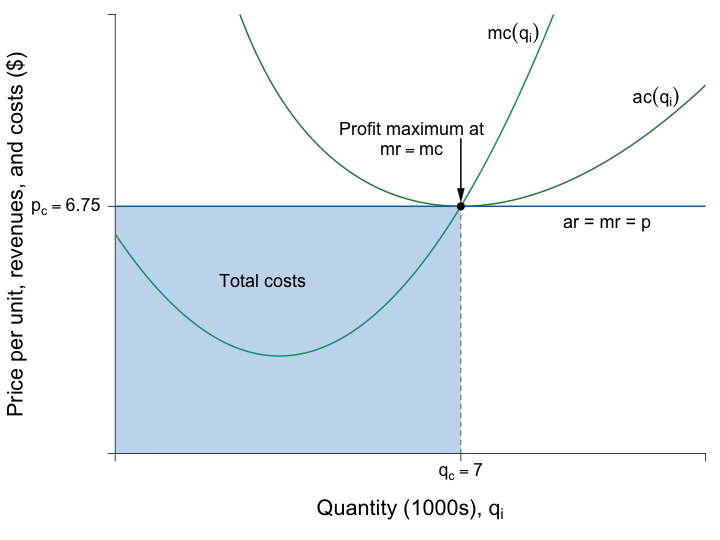

The R source for this figure:
#Graph Designer: Simon Halliday
#Authors: Bowles and Halliday
#Title: Coordination, Conflict and Competition: A Text in Microeconomics

require(shape)
#pdf(file = "firmmarketsupply/perf_comp_costs.pdf", width = 9, height = 7)
png(file = "firmmarketsupply/perf_comp_costs_cube_outlier.png", width = 6*120, height = 4.5*120)

#Set parameters for graphics
pointsize <- 1.8
axislabelsize <- 1.8
labelsize <- 1.5
namesize <- 1.8
annotatesize <- 1.5
graphlinewidth <- 2
segmentlinewidth <- 1.5

COL <- c("#7fc97f", "#beaed4", "#fdc086", "#ffff99", "#386cb0", "#f0027f", "#bf5b17", "#666666")
COLA <- c("#e0f3db", "#99d8c9","#66c2a4","#41ae76", "#238b45", "#005824")
COLB <- c("#c6dbef", "#4eb3d3", "#2b8cbe", "#0868ac","#084081")
grays <- gray.colors(25, start = 1, end = 0)
CBCols <- c("#009E73","#0072B2","#E69F00")

#Edited the margins to cater for the larger LHS labels
par(mar =  c(6, 8, 1, 1))

AvgRevenue <- function(x, rmax = 12, xmax = 12){
  rmax - (rmax/xmax)*x
}

MRevenue <- function(x, rmax = 12, xmax = 12){
  rmax - 2*(rmax/xmax)*x
}

TotCost <- function(x, c0 = 20, c1 = 6, c2 = -1, c3 = 0.1){
  c0 + c1*x + c2*(x^2) + c3*(x^3)
}

AvgCost <- function(x, c0 = 20, c1 = 6, c2 = -1, c3 = 0.1){
  #  TotCost(x) / x
  c0 / x + c1 + c2*x + c3*(x^2)
}

MCost <- function(x, c1 = 6, c2 = -1, c3 = 0.1){
  # deriv(TotCost(x), x)
  c1 + 2*c2*x + 3*c3*(x^2)
}

eq2 <- uniroot(function(x)  MCost(x) - AvgCost(x) , c(.01,40), tol=1e-8)   
eq2[1]

prices <- c(as.numeric(eq2[1]) - 2.5, as.numeric(eq2[1]), as.numeric(eq2[1]) + 2)

eq1 <- uniroot(function(x)  MCost(x) - prices[1]  , c(1,1000), tol=1e-8)   
eq1[1]


eq3 <- uniroot(function(x)  MCost(x) - prices[3]  , c(.01,1000), tol=1e-8)   
eq3[1]

eqmQ <- as.numeric(c(eq1[1], eq2[1], eq3[1]))
eqmQ[2]

xlims <- c(0, 12)
ylims <- c(0, 12)

npts <- 501 
x <- seq(xlims[1], xlims[2], length.out = npts)
y <- seq(ylims[1], ylims[2], length.out = npts) 
a <- c(13, 16.75, 19.25)

plot(0, 0, xlim = xlims, ylim = ylims, type = "n",
     xlab = expression(paste("")),
     ylab = expression(paste("")), 
     xaxt = "n", 
     yaxt = "n", 
     cex.lab = axislabelsize, 
     bty = "n",
     xaxs="i", 
     yaxs="i")

# ticksy <- seq(from = ylims[1], to = ylims[2], by = 1)
# ylabels <- seq(from = ylims[1], to = ylims[2], by = 1)
# ticksx <- seq(from = xlims[1], to = xlims[2], by = 1)
# xlabels <- seq(from = xlims[1], to = xlims[2], by = 1)
ticksy <- c(0, AvgCost(eqmQ[2]), NA, ylims[2])
ylabels <- c(NA, expression(paste(p[c] == 6.75)), NA, NA)
ticksx <- c(0, eqmQ[2], NA, xlims[2])
xlabels <- c(NA, expression(paste(q[c] == 7)), NA, NA)

npts <- 500 
xx1 <- seq(xlims[1], xlims[2], length.out = npts)
xx3 <- seq(2, 6, length.out = npts)

# Draw the polygon for profit
xpoly1 <- c(0, 0, eqmQ[2], eqmQ[2], 0)
ypoly1 <- c(0, min(AvgCost(xx1)), min(AvgCost(xx1)), 0, 0)
polygon(x = xpoly1, y = ypoly1, col=COLB[1],density=NULL, border = NA)

axis(1, at = ticksx, pos = 0, labels = xlabels, cex.axis=labelsize)
axis(2, at = ticksy, pos = 0, labels = ylabels, las = 1,cex.axis=labelsize)

#Label the costs
text(3, 0.7*AvgCost(x = eqmQ[2]), expression("Total costs"), cex = labelsize)

#Draw the polygon for costs

#xpoly2 <- c(0, 4, 4, 0, 0)
#ypoly2 <- c(0, 0, 4, 0, 0)
#polygon(x = xpoly2, y = ypoly2, col=COLB[1], density=NULL, border = NA)

# lines(xx1, bcA(xx1, w = 10, p = 1.5), col = COLB[3], lwd = graphlinewidth)
# lines(xx1, AvgRevenue(xx1, rmax = 12, xmax = 12), col = COLB[5], lwd = graphlinewidth)
# lines(xx1, MRevenue(xx1, rmax = 12, xmax = 12), col = COLB[4], lwd = graphlinewidth)
lines(xx1, AvgCost(xx1), col = COLA[5], lwd = graphlinewidth)
lines(xx1, MCost(xx1), col = CBCols[1], lwd = graphlinewidth)

# Label the axes

# text(0.5*(xlims[2]), -1.8, expression(paste("Output, ", x)), xpd = TRUE, cex = axislabelsize) 
text(0.5*(xlims[2]), -1.5, expression(paste("Quantity (1000s), ", q[i])), xpd = TRUE, cex = axislabelsize) 
#text(0.5*(xlims[2]), -2.5, expression(paste("Output, ", x)), xpd = TRUE, cex = axislabelsize) 
#mtext(expression(paste("Quantity of output, ", x)), side=1, line = 2.5, cex = axislabelsize)
text(-2, 0.5*ylims[2], expression(paste("Price per unit, revenues, and costs ($)")), xpd = TRUE, cex = axislabelsize, srt = 90) 

#Label curves

text(10, AvgCost(eqmQ[2]) - 0.5, expression(paste("ar = mr = p")), cex = labelsize)
text(11, 9.75, expression(paste(ac(q[i]))), cex = labelsize)
text(8.1, 11.5, expression(paste(mc(q[i]))), cex = labelsize)

#Labels cost and profit areas (To be added)


#Draw segments for total costs

# segments(0, AvgCost(eqmQ[2]), eqmQ[2], AvgCost(eqmQ[2]),
#          lty = 2, col = grays[20] , lwd = segmentlinewidth
# )
segments(eqmQ[2], 0, eqmQ[2], AvgCost(eqmQ[2]),
         lty = 2, col = grays[20] , lwd = segmentlinewidth
)
segments(0, AvgCost(eqmQ[2]), xlims[2], AvgCost(eqmQ[2]),
         lty = 1, col = CBCols[2] , lwd = graphlinewidth
)

# Label Points for comparison

points(eqmQ[2], AvgCost(eqmQ[2]), pch = 16, col = "black", cex = 1.5)
# text(3.8, MRevenue(x = 4) - 0.4, expression(i), cex = labelsize)


# points(4, AvgRevenue(x = 4), pch = 16, col = "black", cex = 1.5)
# text(4.2, AvgRevenue(x = 4) + 0.4, expression(h), cex = labelsize)

# Arrows (Labels to be added)

text(eqmQ[2] - 1, 8.9, expression(paste("Profit maximum at")), cex = labelsize)
text(eqmQ[2] - 1, 8.3, expression(paste(mr == mc)), cex = labelsize)
shape::Arrows(eqmQ[2], 8.6, eqmQ[2], AvgCost(eqmQ[2]) + 0.3, col = "black", lty = 1, lwd = 2, arr.type = "triangle", arr.lwd = 0.5)



dev.off()
